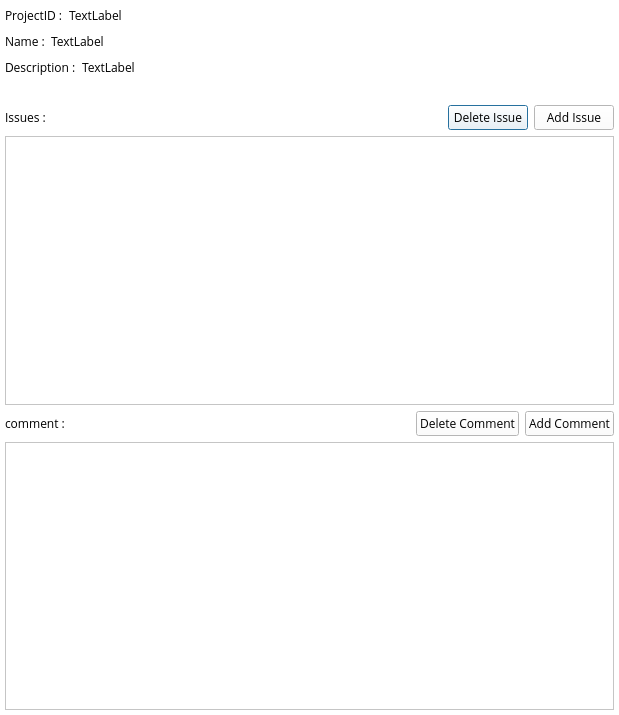
<?xml version="1.0" encoding="UTF-8"?>
<ui version="4.0">
 <class>Dialog</class>
 <widget class="QDialog" name="Dialog">
  <property name="geometry">
   <rect>
    <x>0</x>
    <y>0</y>
    <width>619</width>
    <height>715</height>
   </rect>
  </property>
  <property name="font">
   <font>
    <family>Open Sans</family>
   </font>
  </property>
  <property name="windowTitle">
   <string>Dialog</string>
  </property>
  <layout class="QGridLayout" name="gridLayout">
   <property name="leftMargin">
    <number>0</number>
   </property>
   <property name="topMargin">
    <number>0</number>
   </property>
   <property name="rightMargin">
    <number>0</number>
   </property>
   <property name="bottomMargin">
    <number>0</number>
   </property>
   <property name="horizontalSpacing">
    <number>0</number>
   </property>
   <property name="verticalSpacing">
    <number>6</number>
   </property>
   <item row="0" column="0">
    <widget class="QWidget" name="widget" native="true">
     <property name="styleSheet">
      <string notr="true">background-color: #fff;</string>
     </property>
     <layout class="QVBoxLayout" name="verticalLayout">
      <property name="spacing">
       <number>6</number>
      </property>
      <property name="leftMargin">
       <number>5</number>
      </property>
      <property name="topMargin">
       <number>5</number>
      </property>
      <property name="rightMargin">
       <number>5</number>
      </property>
      <property name="bottomMargin">
       <number>5</number>
      </property>
      <item>
       <layout class="QHBoxLayout" name="horizontalLayout">
        <item>
         <widget class="QLabel" name="label_6">
          <property name="font">
           <font>
            <family>Open Sans</family>
           </font>
          </property>
          <property name="text">
           <string>ProjectID :</string>
          </property>
         </widget>
        </item>
        <item>
         <widget class="QLabel" name="project_id">
          <property name="font">
           <font>
            <family>Open Sans</family>
           </font>
          </property>
          <property name="text">
           <string>TextLabel</string>
          </property>
         </widget>
        </item>
        <item>
         <spacer name="horizontalSpacer">
          <property name="orientation">
           <enum>Qt::Horizontal</enum>
          </property>
          <property name="sizeHint" stdset="0">
           <size>
            <width>40</width>
            <height>20</height>
           </size>
          </property>
         </spacer>
        </item>
       </layout>
      </item>
      <item>
       <layout class="QHBoxLayout" name="horizontalLayout_5">
        <item>
         <layout class="QHBoxLayout" name="horizontalLayout_2">
          <item>
           <widget class="QLabel" name="label">
            <property name="font">
             <font>
              <family>Open Sans</family>
             </font>
            </property>
            <property name="text">
             <string>Name :</string>
            </property>
           </widget>
          </item>
          <item>
           <widget class="QLabel" name="project_name">
            <property name="font">
             <font>
              <family>Open Sans</family>
             </font>
            </property>
            <property name="text">
             <string>TextLabel</string>
            </property>
           </widget>
          </item>
         </layout>
        </item>
        <item>
         <spacer name="horizontalSpacer_4">
          <property name="orientation">
           <enum>Qt::Horizontal</enum>
          </property>
          <property name="sizeHint" stdset="0">
           <size>
            <width>40</width>
            <height>20</height>
           </size>
          </property>
         </spacer>
        </item>
       </layout>
      </item>
      <item>
       <layout class="QHBoxLayout" name="horizontalLayout_3">
        <item>
         <widget class="QLabel" name="label_4">
          <property name="font">
           <font>
            <family>Open Sans</family>
           </font>
          </property>
          <property name="text">
           <string>Description :</string>
          </property>
         </widget>
        </item>
        <item>
         <widget class="QLabel" name="description">
          <property name="font">
           <font>
            <family>Open Sans</family>
           </font>
          </property>
          <property name="text">
           <string>TextLabel</string>
          </property>
         </widget>
        </item>
        <item>
         <spacer name="horizontalSpacer_5">
          <property name="orientation">
           <enum>Qt::Horizontal</enum>
          </property>
          <property name="sizeHint" stdset="0">
           <size>
            <width>40</width>
            <height>20</height>
           </size>
          </property>
         </spacer>
        </item>
       </layout>
      </item>
      <item>
       <widget class="QLabel" name="label_3">
        <property name="text">
         <string/>
        </property>
       </widget>
      </item>
      <item>
       <layout class="QHBoxLayout" name="horizontalLayout_4">
        <item>
         <widget class="QLabel" name="label_7">
          <property name="font">
           <font>
            <family>Open Sans</family>
           </font>
          </property>
          <property name="text">
           <string>Issues :</string>
          </property>
         </widget>
        </item>
        <item>
         <spacer name="horizontalSpacer_2">
          <property name="orientation">
           <enum>Qt::Horizontal</enum>
          </property>
          <property name="sizeHint" stdset="0">
           <size>
            <width>40</width>
            <height>20</height>
           </size>
          </property>
         </spacer>
        </item>
        <item>
         <widget class="QPushButton" name="pushButton_5">
          <property name="font">
           <font>
            <family>Open Sans</family>
           </font>
          </property>
          <property name="text">
           <string>Delete Issue</string>
          </property>
         </widget>
        </item>
        <item>
         <widget class="QPushButton" name="pushButton_4">
          <property name="font">
           <font>
            <family>Open Sans</family>
           </font>
          </property>
          <property name="text">
           <string>Add Issue</string>
          </property>
         </widget>
        </item>
       </layout>
      </item>
      <item>
       <widget class="QListWidget" name="listWidget_2"/>
      </item>
      <item>
       <layout class="QHBoxLayout" name="horizontalLayout_6">
        <item>
         <widget class="QLabel" name="label_8">
          <property name="font">
           <font>
            <family>Open Sans</family>
           </font>
          </property>
          <property name="text">
           <string>comment :</string>
          </property>
         </widget>
        </item>
        <item>
         <spacer name="horizontalSpacer_3">
          <property name="orientation">
           <enum>Qt::Horizontal</enum>
          </property>
          <property name="sizeHint" stdset="0">
           <size>
            <width>40</width>
            <height>20</height>
           </size>
          </property>
         </spacer>
        </item>
        <item>
         <widget class="QPushButton" name="pushButton_6">
          <property name="font">
           <font>
            <family>Open Sans</family>
           </font>
          </property>
          <property name="text">
           <string>Delete Comment</string>
          </property>
         </widget>
        </item>
        <item>
         <widget class="QPushButton" name="pushButton">
          <property name="font">
           <font>
            <family>Open Sans</family>
           </font>
          </property>
          <property name="text">
           <string>Add Comment</string>
          </property>
         </widget>
        </item>
       </layout>
      </item>
      <item>
       <widget class="QListWidget" name="listWidget"/>
      </item>
     </layout>
    </widget>
   </item>
  </layout>
 </widget>
 <resources/>
 <connections/>
</ui>
